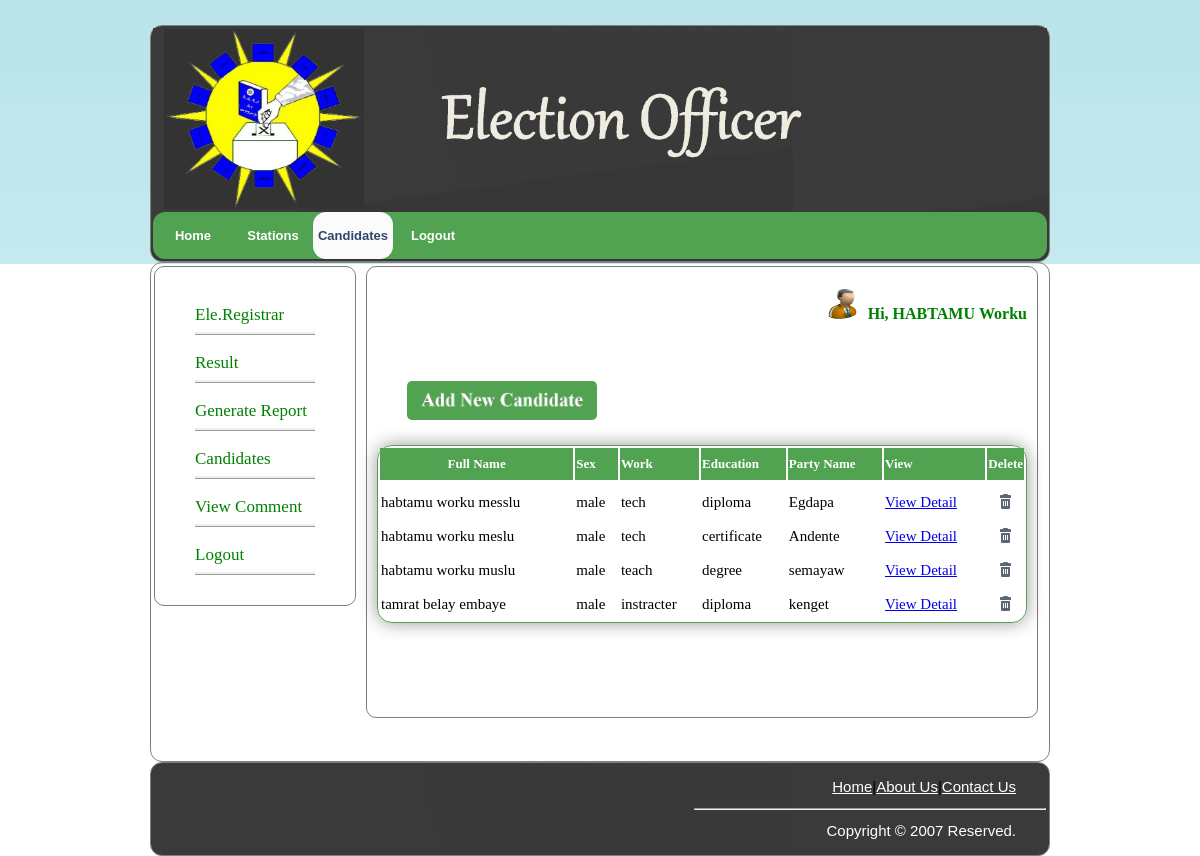
Screenshot of /ov_candidate.php (signed in) with the database file from the repository.
### tables this page shows
CREATE TABLE IF NOT EXISTS `user` (
  `fname` varchar(25) NOT NULL,
  `mname` varchar(25) NOT NULL,
  `lname` varchar(25) NOT NULL,
  `u_id` varchar(15) NOT NULL,
  `sex` varchar(10) NOT NULL,
  `age` varchar(25) NOT NULL,
  `phone` varchar(15) NOT NULL,
  `email` varchar(30) NOT NULL,
  `role` varchar(20) NOT NULL,
  `username` varchar(25) NOT NULL,
  `password` varchar(255) NOT NULL,
  `status` int(1) NOT NULL,
  `station` varchar(25) NOT NULL,
  PRIMARY KEY (`u_id`),
  KEY `email` (`email`)
);

CREATE TABLE IF NOT EXISTS `candidate` (
  `c_id` int(11) NOT NULL AUTO_INCREMENT,
  `u_id` varchar(22) NOT NULL,
  `fname` varchar(20) NOT NULL,
  `mname` varchar(20) NOT NULL,
  `lname` varchar(20) NOT NULL,
  `sex` varchar(10) NOT NULL,
  `age` int(11) NOT NULL,
  `work` varchar(20) NOT NULL,
  `education` varchar(30) NOT NULL,
  `phone` varchar(20) NOT NULL,
  `email` varchar(20) NOT NULL,
  `experience` varchar(25) NOT NULL,
  `party_name` varchar(20) NOT NULL,
  `party_symbol` varchar(20) NOT NULL,
  `candidate_photo` varchar(40) NOT NULL,
  `username` varchar(25) NOT NULL,
  `password` varchar(255) NOT NULL,
  PRIMARY KEY (`c_id`),
  KEY `u_id` (`u_id`),
  KEY `u_id_2` (`u_id`)
);

### ov_candidate.php (the view, shortened to what this page needs)
<?php
$user_id=$_SESSION['u_id'];
$result=mysql_query("select * from user where u_id='$user_id'")or die(mysql_error);
$row=mysql_fetch_array($result);
$FirstName=$row['fname'];
$middleName=$row['mname'];
?>
<!DOCTYPE html PUBLIC "-//W3C//DTD XHTML 1.0 Transitional//EN" "http://www.w3.org/TR/xhtml1/DTD/xhtml1-transitional.dtd">
<html xmlns="http://www.w3.org/1999/xhtml">
<head>
<link rel="stylesheet" href="main.css" type="text/css" media="screen"/>
<link href="menu.css" rel="stylesheet" type="text/css" media="screen" />
</head>
<body>
<table align="center" style="width:900px;border:1px solid gray;background:white url(img/tbg.png) repeat-x left top;border-radius:12px">
<tr style="height:auto;border-radius:12px;background: white url(img/tbg.png) repeat-x left top;">
<th colspan="2">
<a href="e_officer.php"><img src="img/logo.jpg" width="200px" height="180px" align="left" style="margin-left:10px"></a>
<img src="img/officer.png" 	width="450px" style="margin-left:30px;margin-top:40px" align="center">
</th>
</tr>
<tr>
<td colspan="2" bgcolor="#51a351" id="Menus" style="height:auto;border-radius:12px;">
		<ul>
			<li ><a href="e_officer.php">Home</a></li>
			<li><a href="stations.php">Stations</a></li>
						<li class="active"><a href="ov_candidate.php">Candidates</a></li>
			<li><a href="logout.php">Logout</a></li>
		</ul>
</td>
</tr>
</table>
<table align="center" style="width:900px;border:1px solid gray;border-radius:12px;" height="500px">
<tr valign="top">
<td><div style="clear: both"></div>
        <div id="left">
            <ul>
                <li>
                    <a href="elect_registrar.php">Ele.Registrar</a></li>
					<li>
                    <a href="o_result.php">Result</a></li>
					                <li>
                    <a href="o_generate.php">Generate Report</a></li>
					<li>
                    <a href="ov_candidate.php">Candidates</a></li>
                <li>
                    <a href="o_comment.php">View Comment</a></li>
					<li>
                    <a href="logout.php">Logout</a></li>
            </ul>
        </div>
		</td>
		<td><div id="right">
            <div class="desk">
           <h1 align="right"><?php
echo '<img src="img/people.png" width="40px" height="30px">&nbsp;'.'<font style="text-transform:capitalize;"face="times new roman" color="green" size="3">Hi,&nbsp;'.$FirstName."&nbsp;".$middleName." ".'</font>';?></h1>
<br><br>
<p align="center"><a href="o_candidate.php" title="Create New Account"><img src="img/candidate.png" style="width:190px;border-radius:15px;padding:10px"></a></p>
<table align='center' style='width:650px;border-radius:15px;border:1px solid #51a351; -webkit-box-shadow:0 0 18px rgba(0,0,0,0.4); -moz-box-shadow:0 0 18px rgba(0,0,0,0.4); box-shadow:0 0 18px rgba(0,0,0,0.4);'>
<tr>
<th style='height:30px;text-align:center;color:#000;	font-weight:bold;background-color:#51a351;'><font color='white' size='2'>Full Name</th>
<th style='height:30px;	color:#000;	font-weight:bold;background-color:#51a351;'><font color='white' size='2'>Sex</th>
<th style='height:30px;	color:#000;	font-weight:bold;background-color:#51a351;'><font color='white' size='2'>Work</th>
<th style='height:30px;	color:#000;	font-weight:bold;background-color:#51a351;'><font color='white' size='2'>Education</th>
<th style='height:30px;	color:#000;	font-weight:bold;background-color:#51a351;'><font color='white' size='2'>Party Name</th>
<th style='height:30px;	color:#000;	font-weight:bold;background-color:#51a351;'><font color='white' size='2'>View</th>
<th style='height:30px;	color:#000;	font-weight:bold;background-color:#51a351;'><font color='white' size='2'>Delete</th>
</tr>
<?php
$result = mysql_query("SELECT * FROM candidate");
echo"<tr><td>";
echo"</td></tr>";
while($row = mysql_fetch_array($result))
  {
$ctrl = $row['c_id'];
$fname=$row['fname'];
$mname=$row['mname'];
$lname=$row['lname'];
$sex=$row['sex'];
$party_name=$row['party_name'];
$work=$row['work'];
$education=$row['education'];
?>
<tr>
<td><?php echo $fname."&nbsp;".$mname."&nbsp;".$lname;?></td>
<td><?php echo $sex;?></td>
<td><?php echo $work;?></td>
<td><?php echo $education;?></td>
<td><?php echo $party_name;?></td>
						<?php
						print("
		<td style='height:30px;'><a href = 'detail_candidate.php?key=".$ctrl."'>View Detail</a></td>
		<td style='height:30px;' align = 'center' width = '1'><a href = 'deletecan.php?key=".$ctrl."'><img width='15px' height='15px' src = 'img/actions-delete.png' title='Delete' onclick='isdelete();'></img></a></td>
		");?>
		</tr>
<?php
  }
print( "</table><br><br><br>");
?>
				<br><br>
				<br><br></div>
        </div>
</td>
</tr>
</table>
<table align="center" style="width:900px;border-radius:12px;border:1px solid gray;background:white url(img/tbg.png) repeat-x left top;" height="70px" >
<tr>
<td id="link">
<p style="text-align:right;padding-right:30px;"><a  href="e_officer.php">Home</a>|<a href="#">About Us</a>|<a href="#">Contact Us</a></p>
<p ><hr width="350px" align="right"></p>
<p style="text-align:right;padding-right:30px;"><font color="#ffffff">Copyright &copy; 2007 Reserved.</font></p>
</td>
</tr>
</table>
</body>
</html>

### main.css (style rules this page uses)
body { margin: 0; padding: 0; background: white url(img/bg.png) repeat-x left top; position:relative; font-family:Verdana, Arial, Helvetica, sans-serif; font-size:15px; line-height:12px; text-align:justify; padding-left:0px; margin-top:25px }
#link a:link { color: #ffffff }
#left { float: left; width: 200px; border: 1px solid gray; border-radius: 10px; }
#left ul { margin-right: 30px; margin-top: 30px; margin-bottom: 30px; }
#left ul li { list-style: none; line-height: 35px; border-color: green; border-bottom-color: green; border-bottom: ridge; margin-top: 10px; margin-right: 10px; }
#left ul li a { text-decoration: none; font-family: Cambria; font-size: 17px; color: green; }
.desk { width:650px; margin-left:-80px; height:auto; border:1px solid gray; border-radius:10px; padding:10px 10px 10px 10px; }
#right { float: right; width: 550px; margin-right: 50px; font-family: Century; }
#right h1 { margin-left: 20px; color: green; font-family: Century; font-size: 18px; }
#right p { margin-left: 20px; font-family: Century; text-align: justify; line-height: 30px; }

### menu.css (style rules this page uses)
#Menus { width: 750px; height:17px; margin: 0 auto; padding: 0; }
#Menus ul { margin: 0; padding: 0; list-style: none; line-height: normal; }
#Menus li { float: left; }
#Menus a { display: block; width: 80px; height: 31px; padding-top: 16px; text-decoration: none; text-align: center; font-family: Arial, Helvetica, sans-serif; font-size: 13px; font-weight: bold; border-radius:13px; color:white; }
#Menus .active a { background: #FBFBFC url(img/Active.jpg) repeat-x left bottom; padding-left: 0; color: #30476A; }

### rows the page displays
user: fname "HABTAMU", mname "Worku"
candidate: fname "habtamu", mname "worku", lname "messlu", sex "male", work "tech", education "diploma", party_name "Egdapa"
candidate: fname "habtamu", mname "worku", lname "meslu", sex "male", work "tech", education "certificate", party_name "Andente"
candidate: fname "habtamu", mname "worku", lname "muslu", sex "male", work "teach", education "degree", party_name "semayaw"
candidate: fname "tamrat", mname "belay", lname "embaye", sex "male", work "instracter", education "diploma", party_name "kenget"
